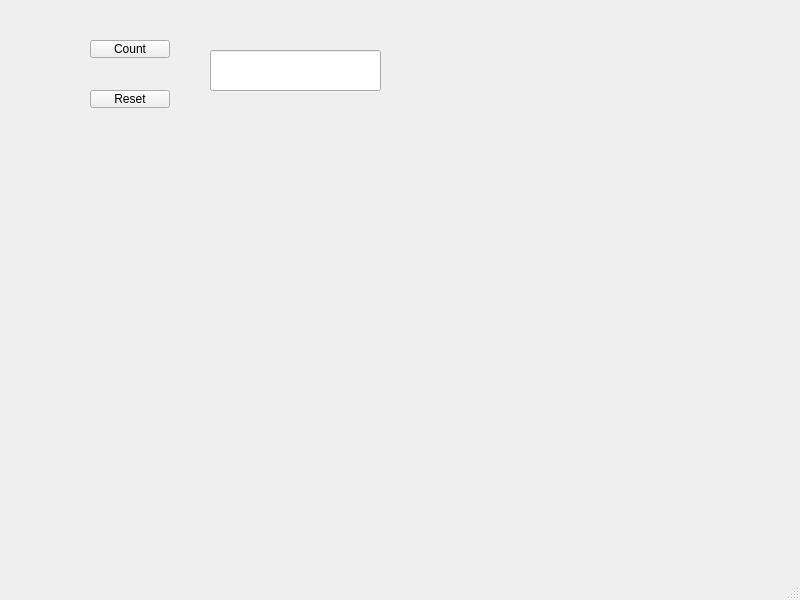
<?xml version="1.0" encoding="UTF-8"?>
<ui version="4.0">
 <class>MainWindow</class>
 <widget class="QMainWindow" name="MainWindow">
  <property name="geometry">
   <rect>
    <x>0</x>
    <y>0</y>
    <width>800</width>
    <height>600</height>
   </rect>
  </property>
  <property name="windowTitle">
   <string>MainWindow</string>
  </property>
  <widget class="QWidget" name="centralwidget">
   <widget class="QPushButton" name="BtnCount">
    <property name="geometry">
     <rect>
      <x>90</x>
      <y>40</y>
      <width>80</width>
      <height>18</height>
     </rect>
    </property>
    <property name="text">
     <string>Count</string>
    </property>
   </widget>
   <widget class="QPushButton" name="BtnReset">
    <property name="geometry">
     <rect>
      <x>90</x>
      <y>90</y>
      <width>80</width>
      <height>18</height>
     </rect>
    </property>
    <property name="text">
     <string>Reset</string>
    </property>
   </widget>
   <widget class="QLineEdit" name="lineEdit">
    <property name="geometry">
     <rect>
      <x>210</x>
      <y>50</y>
      <width>171</width>
      <height>41</height>
     </rect>
    </property>
   </widget>
  </widget>
  <widget class="QMenuBar" name="menubar">
   <property name="geometry">
    <rect>
     <x>0</x>
     <y>0</y>
     <width>800</width>
     <height>17</height>
    </rect>
   </property>
  </widget>
  <widget class="QStatusBar" name="statusbar"/>
 </widget>
 <resources/>
 <connections/>
</ui>
